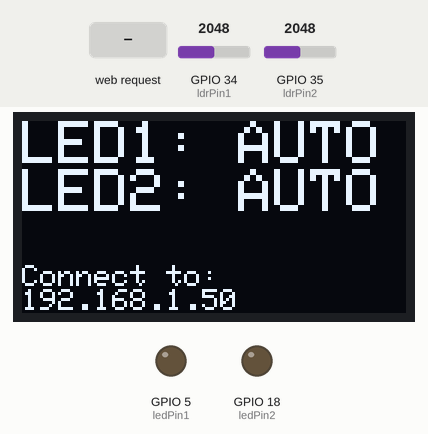
Recording of a sketch running on a simulated ESP32. Parts: 128×64 one-colour display, output pins drawn as LEDs (lit = HIGH). The test bench sets the inputs (shaded band); at power-on: GPIO 34 (ldrPin1) = 2048, GPIO 35 (ldrPin2) = 2048. WiFi joins after 1.5 s; servers stay silent unless stated; what the sketch prints to the serial monitor is not drawn.

Above: at 2.7 s.
2.8 s: HTTP request GET /led1/on received
At 3.9 s:
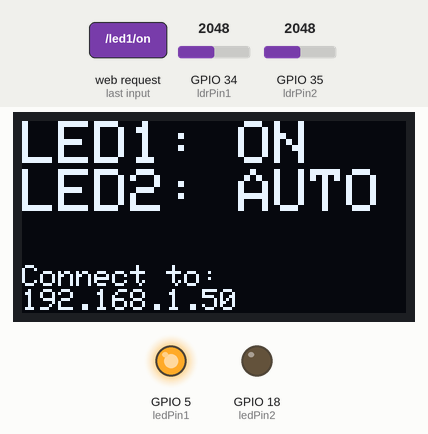
4.4 s: HTTP request GET /led2/on received
At 5.7 s:
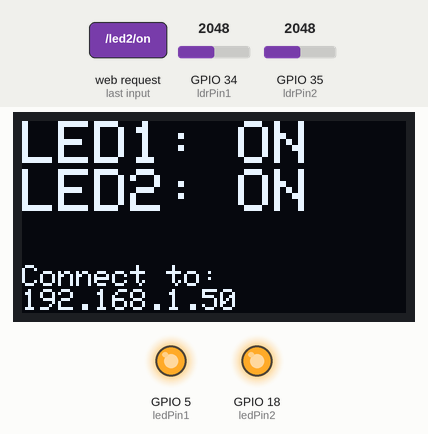
6.0 s: HTTP request GET /led1/off received
At 7.3 s:
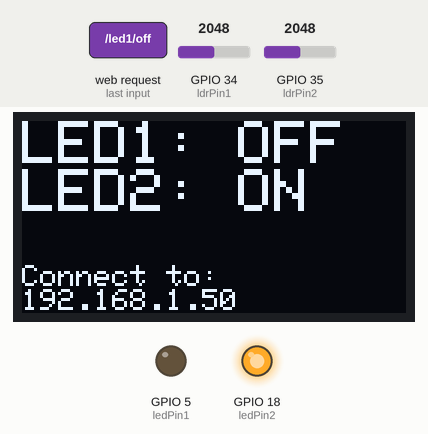
7.6 s: HTTP request GET /led1/auto received
At 8.8 s:
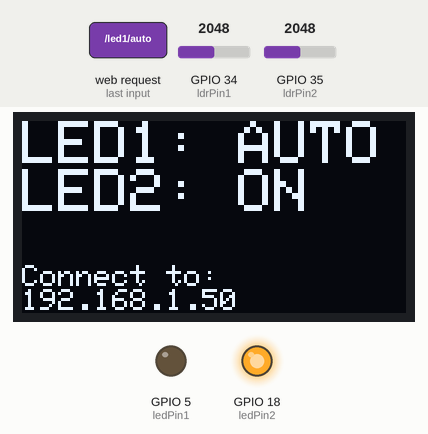
9.1 s: HTTP request GET /led2/off?ledNum=1 received
At 9.6 s:
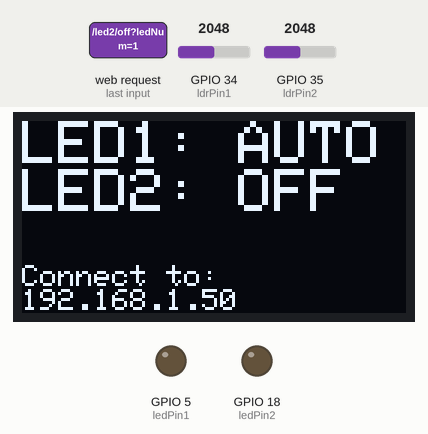
10.7 s: HTTP request GET /led1/off?ledNum=1 received
At 11.4 s:
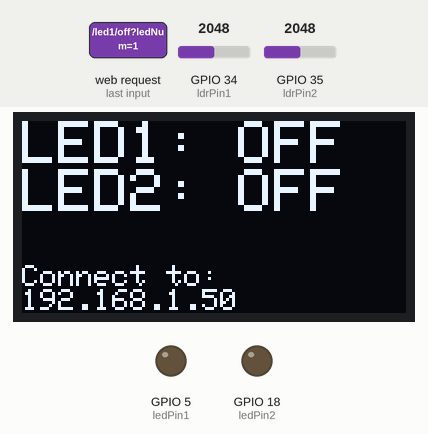
Timing chart, 0 to 13.3 s (numbered marks = the images above; inputs shaded):
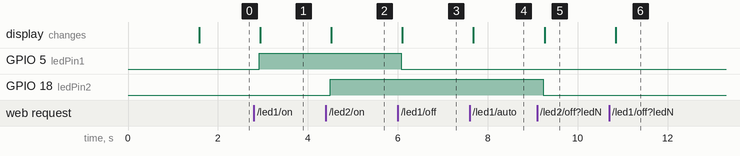

Measured:
- after the input at 2.8 s, GPIO 5 (ledPin1): LOW → HIGH after 0.11 s; the display: changes after 0.14 s (image 1)
- after the input at 4.4 s, GPIO 18 (ledPin2): LOW → HIGH after 0.10 s; the display: changes after 0.12 s (image 2)
- after the input at 6.0 s, GPIO 5 (ledPin1): HIGH → LOW after 0.08 s; the display: changes after 0.10 s (image 3)
- after the input at 7.6 s, the display: changes after 0.08 s (image 4)
- after the input at 9.1 s, GPIO 18 (ledPin2): HIGH → LOW after 0.14 s; the display: changes after 0.17 s (image 5)
- after the input at 10.7 s, the display: changes after 0.15 s (image 6)

The sketch:

Pametna_LED_rasvjeta.ino
```cpp
#include <Wire.h>
#include <Adafruit_GFX.h>
#include <Adafruit_SSD1306.h>
#include <WiFi.h>
#include <WebServer.h>

#define SCREEN_WIDTH 128
#define SCREEN_HEIGHT 64
Adafruit_SSD1306 display(SCREEN_WIDTH, SCREEN_HEIGHT, &Wire, -1);

const int ledPin1 = 5;
const int ldrPin1 = 34;
const int ledPin2 = 18;
const int ldrPin2 = 35;

int led1Mode = 2;
int led2Mode = 2;

bool led1State = false;
bool led2State = false;

int thresholdLed1 = 2000;
int thresholdLed2 = 1000;

const char* ssid = "Ante";
const char* password = "stilud123";

WebServer server(80);

void setup() {
  Serial.begin(9600);
  pinMode(ledPin1, OUTPUT);
  pinMode(ledPin2, OUTPUT);

  if (!display.begin(SSD1306_SWITCHCAPVCC, 0x3C)) {
    Serial.println("SSD1306 allocation failed");
    for (;;);
  }
  display.clearDisplay();
  display.display();

  Serial.print("Connecting to WiFi");
  WiFi.begin(ssid, password);
  while (WiFi.status() != WL_CONNECTED) {
    delay(500);
    Serial.print(".");
  }
  Serial.println();
  Serial.print("Connected! IP: ");
  Serial.println(WiFi.localIP());

  setupServerRoutes();
  server.begin();
}

void loop() {
  server.handleClient();

  led1State = controlLED(led1Mode, ledPin1, ldrPin1, thresholdLed1);
  led2State = controlLED(led2Mode, ledPin2, ldrPin2, thresholdLed2);

  updateDisplay();
  delay(200);
}

bool controlLED(int mode, int ledPin, int ldrPin, int threshold) {
  if (mode == 0) {
    digitalWrite(ledPin, LOW);
    return false;
  } else if (mode == 1) {
    digitalWrite(ledPin, HIGH);
    return true;
  } else {
    int ldrVal = analogRead(ldrPin);
    bool ledOn = ldrVal <= threshold;
    digitalWrite(ledPin, ledOn ? HIGH : LOW);
    return ledOn;
  }
}

void updateDisplay() {
  display.clearDisplay();

  display.setTextSize(2);
  display.setTextColor(SSD1306_WHITE);
  display.setCursor(0, 0);
  display.print("LED1: ");
  display.print(modeText(led1Mode, led1State));

  display.setTextSize(2);
  display.setTextColor(SSD1306_WHITE);
  display.setCursor(0, 16);
  display.print("LED2: ");
  display.print(modeText(led2Mode, led2State));

  display.setTextSize(1);
  display.setTextColor(SSD1306_WHITE);
  display.setCursor(0, 48);
  display.print("Connect to:");

  display.setCursor(0, 56);
  display.print(WiFi.localIP().toString());

  display.display();
}


String modeText(int mode, bool state) {
  if (mode == 0) return "OFF";
  if (mode == 1) return "ON";
  return "AUTO";
}

String getButtonStyle(bool isActive) {
  if (isActive) {
    return "background-color:#007BFF; color:white; border:none; border-radius:4px; padding:12px 20px; font-size:16px; margin:5px; cursor:pointer;";
  } else {
    return "background-color:white; color:#007BFF; border:2px solid #007BFF; border-radius:4px; padding:12px 20px; font-size:16px; margin:5px; cursor:pointer;";
  }
}

String getHTML() {
  String html = R"rawliteral(
    <!DOCTYPE html><html><head><meta name="viewport" content="width=device-width, initial-scale=1">
    <style>
      body { font-family: Arial; text-align: center; margin-top: 40px; }
      input[type="number"] {
        width: 80px; padding: 8px; font-size: 14px; margin: 5px; border-radius: 4px; border: 1px solid #ccc; text-align: center;
      }
      form { margin-bottom: 20px; }
    </style>
    </head><body>
  )rawliteral";

  html += "<h2>LED1 - RED (Mode: " + modeText(led1Mode, led1State) + ")</h2>\n";
  html += "<button style='" + getButtonStyle(led1Mode == 0) + "' onclick=\"location.href='/led1/off'\">OFF</button>\n";
  html += "<button style='" + getButtonStyle(led1Mode == 1) + "' onclick=\"location.href='/led1/on'\">ON</button>\n";
  html += "<button style='" + getButtonStyle(led1Mode == 2) + "' onclick=\"location.href='/led1/auto'\">AUTO</button>\n";
  html += R"rawliteral(
    <form action="/setThreshold" method="POST">
      <p>Current threshold: )rawliteral" + String(thresholdLed1) + R"rawliteral(</p>
      <label>Set threshold:
        <input type="number" name="threshold" value=)" + String(thresholdLed1) + R"rawliteral( min="0" max="4095" required>
      </label>
      <input type="hidden" name="ledNum" value="1">
      <button type="submit">Set Threshold</button>
    </form>
  )rawliteral";

  html += "<h2>LED2 - YELLOW (Mode: " + modeText(led2Mode, led2State) + ")</h2>\n";
  html += "<button style='" + getButtonStyle(led2Mode == 0) + "' onclick=\"location.href='/led2/off'\">OFF</button>\n";
  html += "<button style='" + getButtonStyle(led2Mode == 1) + "' onclick=\"location.href='/led2/on'\">ON</button>\n";
  html += "<button style='" + getButtonStyle(led2Mode == 2) + "' onclick=\"location.href='/led2/auto'\">AUTO</button>\n";
  html += R"rawliteral(
    <form action="/setThreshold" method="POST">
      <p>Current threshold: )rawliteral" + String(thresholdLed2) + R"rawliteral(</p>
      <label>Set threshold:
        <input type="number" name="threshold" value=)" + String(thresholdLed2) + R"rawliteral( min="0" max="4095" required>
      </label>
      <input type="hidden" name="ledNum" value="2">
      <button type="submit">Set Threshold</button>
    </form>
  )rawliteral";

  html += "</body></html>";

  return html;
}

void setupServerRoutes() {
  server.on("/", []() {
    server.send(200, "text/html", getHTML());
  });

  server.on("/led1/off", []() { led1Mode = 0; server.send(200, "text/html", getHTML()); });
  server.on("/led1/on",  []() { led1Mode = 1; server.send(200, "text/html", getHTML()); });
  server.on("/led1/auto",[]() { led1Mode = 2; server.send(200, "text/html", getHTML()); });

  server.on("/led2/off", []() { led2Mode = 0; server.send(200, "text/html", getHTML()); });
  server.on("/led2/on",  []() { led2Mode = 1; server.send(200, "text/html", getHTML()); });
  server.on("/led2/auto",[]() { led2Mode = 2; server.send(200, "text/html", getHTML()); });

  server.on("/setThreshold", HTTP_POST, []() {
    if (server.hasArg("ledNum") && server.hasArg("threshold")) {
      int ledNum = server.arg("ledNum").toInt();
      int newThreshold = server.arg("threshold").toInt();
      if (newThreshold >= 0 && newThreshold <= 4095) {
        if (ledNum == 1) thresholdLed1 = newThreshold;
        else if (ledNum == 2) thresholdLed2 = newThreshold;
      }
    }
    server.sendHeader("Location", "/");
    server.send(303);
  });
}
```
